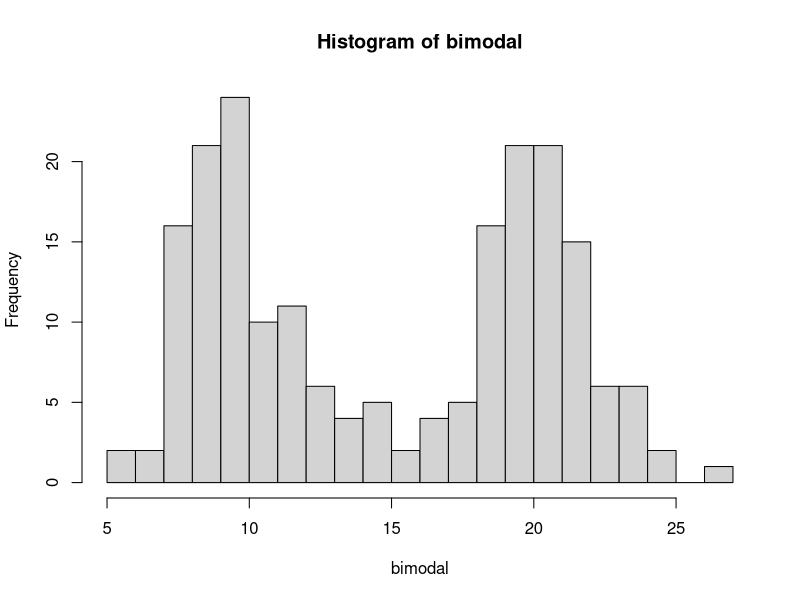
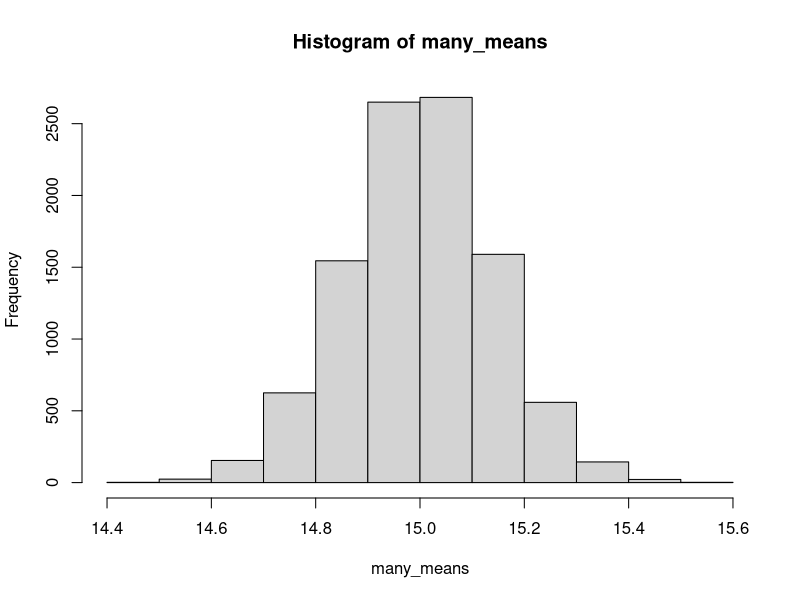
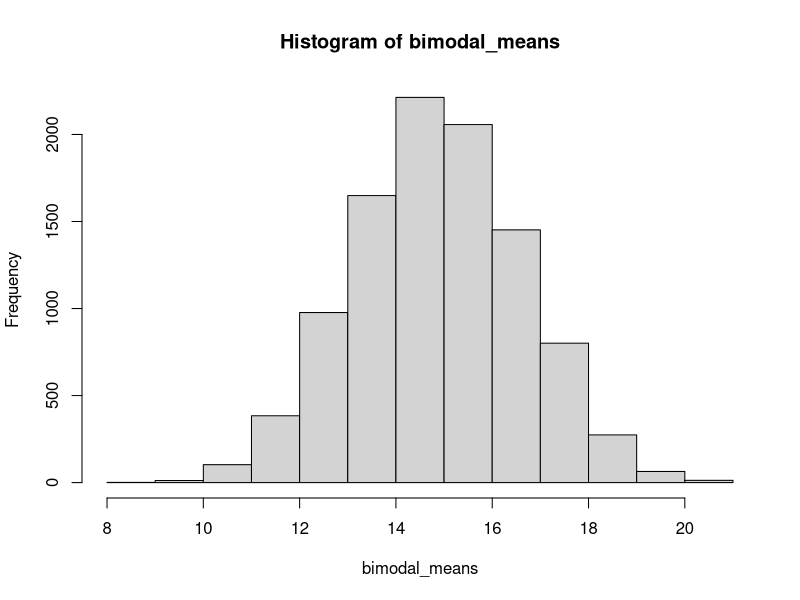
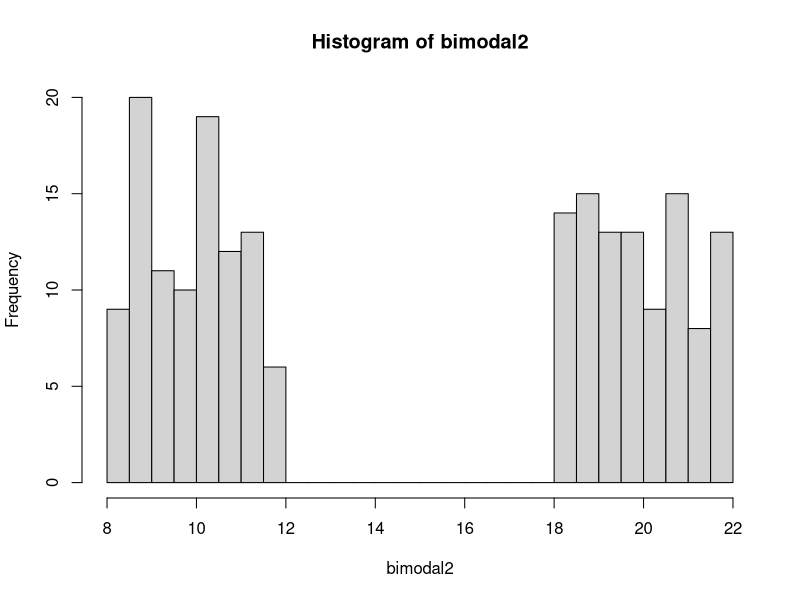
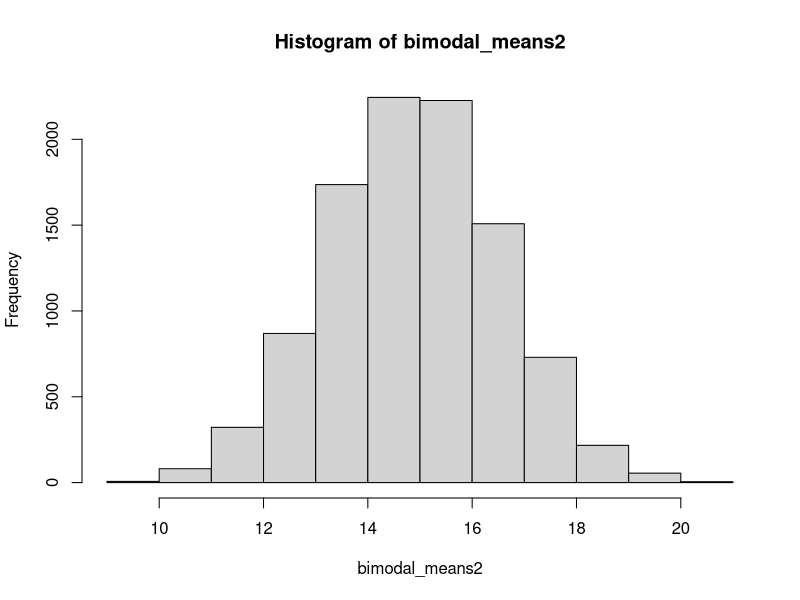

These charts were generated, in order, by the following R code:
set.seed(1234)
# this sets a seed value for the random number generation
# so if you run this exact sequence of commands more than once you get the same result
# try running this more than once and then change the seed value!

bimodal <- c(rnorm(100,10,2),rnorm(100,20,2))
# can type ?rnorm at prompt
# rnorm takes 3 values: number of "draws", mean, standard deviation
# this generates 100 draws from a normal with mean 10 and SD 2
# and 100 draws from a normal with mean 20 and SD 2
# and then sticks them together into a vector

hist(bimodal, breaks = 20) # plot the data we just generated

## The central limit theorem works a couple of ways.

# We can generate many "bimodal"s and look at the mean of each one

mean(bimodal) # about 15 
# halfway between the means of the two normal samples we stuck together
# makes sense

another_bimodal <- c(rnorm(100,10,2),rnorm(100,20,2))

mean(another_bimodal) # not identical but also about 15

many_means <- replicate(10000, mean(c(rnorm(100,10,2),rnorm(100,20,2))))

hist(many_means) # symmetric and centered on 15

sum(((many_means > 14.8) & (many_means < 15.2)))/10000
# ~ 85% between 14.8 and 15.2
# R trick: TRUE is 1 and FALSE is 0
# get all the many_means that are greater than 14.8
# get all the many_means that are less than 15.2
# combine these with "and" - TRUE and TRUE is TRUE but TRUE and FALSE is FALSE
# now you have a vector of 10000 TRUE or FALSE where TRUE indicates that value
# is between 14.8 and 15.2
# add up the vector: how many trues?
# divide by the number of values: percentage of means in that interval

## What if, instead of doing 10000 experiments, we draw samples from our bimodal

bimodal

sample(bimodal, 10, replace = TRUE) # picks 10 values from the 200 in bimodal

mean(sample(bimodal, 10, replace = TRUE)) # oh-ho, the mean is also about 15

bimodal_means <- replicate(10000, mean(sample(bimodal, 10, replace = TRUE)))
# do this 10000 times

hist(bimodal_means) # normal, centered on 15, but "wider"
sum(((bimodal_means > 14.8) & (bimodal_means < 15.2)))/10000
# only ~9% in that same interval between 14.8 and 15.2
# intuitively, mean of small sample "noisier" - higher SD / variance

## We stuck 2 normal distributions together. But this works even 
## if the random variables are not normal at all
## Also, of course, sticking 2 normals together produces a non-normal
## distribution!

bimodal2 <- c(runif(100, 8, 12), runif(100,18,22))
hist(bimodal2, breaks = 20) # 2 uniforms: 0 values between 12 and 18!
mean(bimodal2) # but the mean of these is a value that does not exist in the data!

bimodal_means2 <- replicate(10000, mean(sample(bimodal2, 10, replace = TRUE)))
# draw many samples from that bimodal/uniform distribution

hist(bimodal_means2)
# again means are normally distributed and centered on mean of underlying data